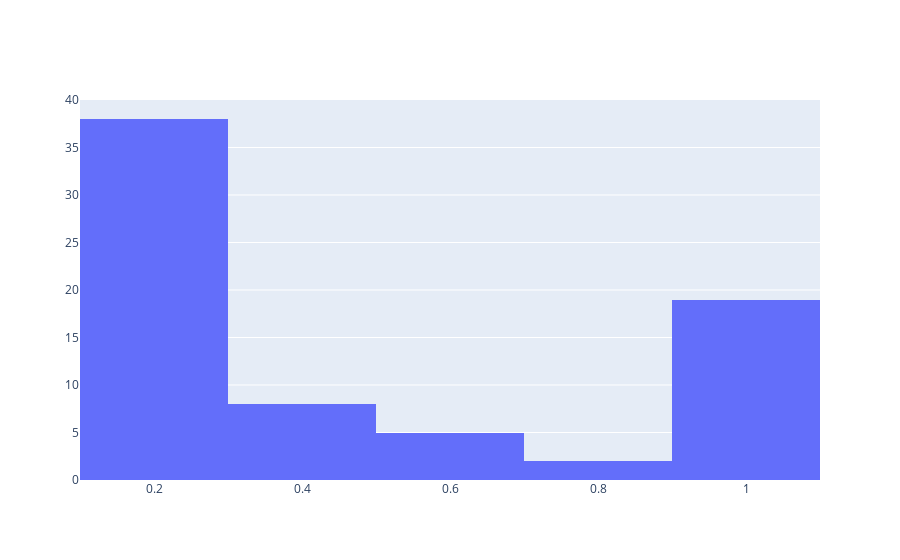

This figure's notebook cell:
### Code cell
# index = (agg_df['region'] == 'BL') 
index = (agg_df['region'] == 'BL') &  (agg_df['xgsm'] < -7)& (agg_df['xgsm'] > -17)& (agg_df['ygsm'] < 15)

fig = make_subplots(rows=1, cols=1)

fig.add_trace(go.Histogram(x=agg_df.loc[index,'n_weighted']/agg_df.loc[index,'n']) ,row=1, col=1)# 

fig.update_layout(showlegend=False)

### Figure 1 — Plotly figure (JSON) as saved in the notebook; plotly's stock layout.template omitted (floating-point values rounded to 4 significant figures)
{"data": [{"type": "histogram", "x": [1, 0.2827, 1, 1, 1, 1, 0.4676, 0.1529, 1, 0.2067, 0.1577, 0.684, 0.3635, 0.2963, 0.247, 0.1925, 0.1281, 0.1993, 0.2251, 0.4578, 0.7457, 0.3384, 0.2667, 1, 1, 0.8371, 0.3618, 0.2215, 0.2288, 0.2506, 0.2431, 1, 0.1416, 0.1539, 1, 0.1013, 0.1017, 1, 1, 0.1108, 0.101, 0.1021, 0.1324, 1, 0.1221, 1, 1, 1, 0.1564, 0.1658, 0.1833, 0.1771, 0.21, 0.1526, 0.148, 0.2182, 0.1494, 0.3635, 0.374, 0.5258, 0.2115, 1, 0.2461, 0.2468, 0.5441, 0.2419, 1, 0.5076, 0.3027, 1, 0.6278, 0.1276], "xaxis": "x", "yaxis": "y"}], "layout": {"showlegend": false, "xaxis": {"anchor": "y", "domain": [0, 1]}, "yaxis": {"anchor": "x", "domain": [0, 1]}}}
